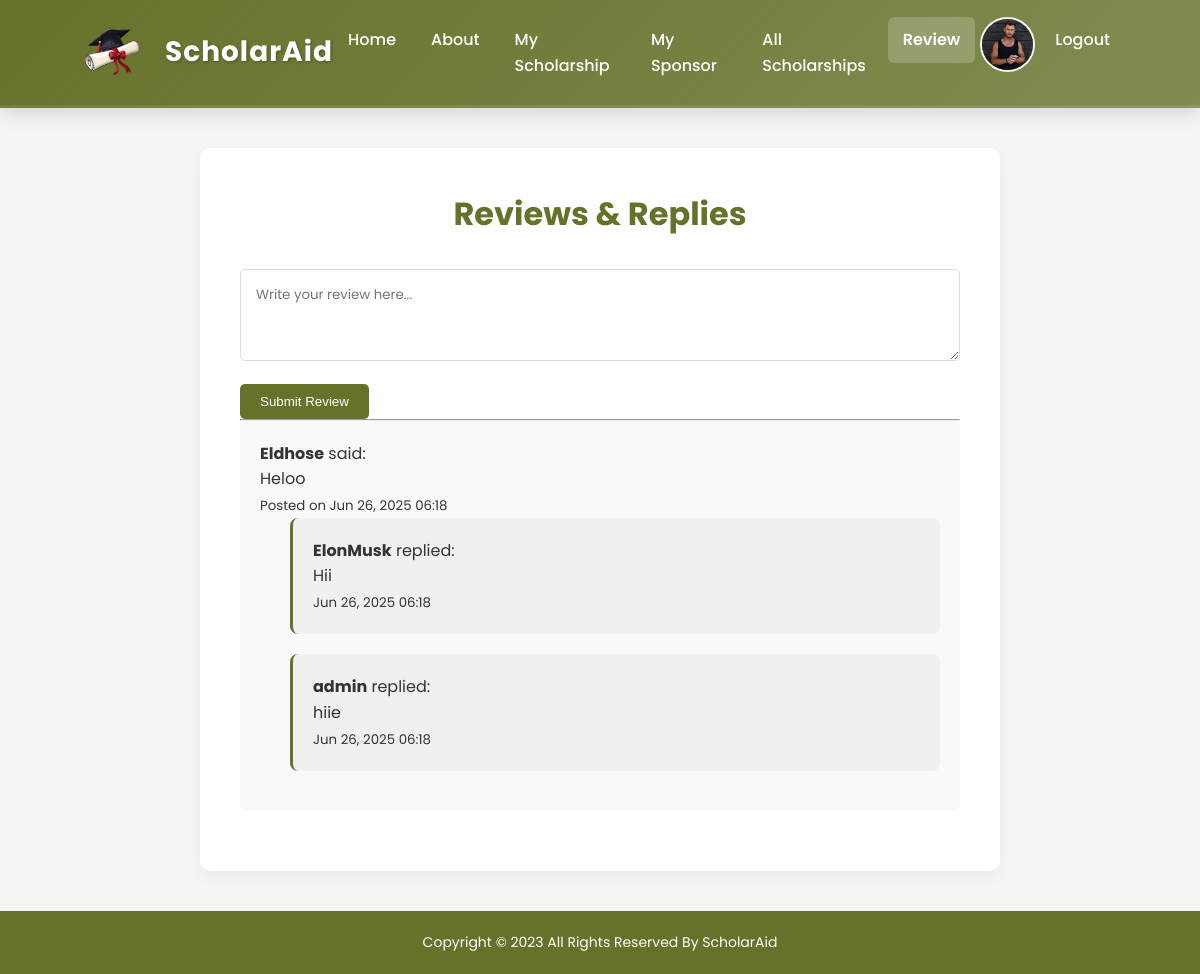
The app's page /reviews/ (signed in) with its own data.
### users/models.py (models this page shows, shortened)
class StudentProfile(AbstractUser):
    role=models.TextField(max_length=20,default="admin")
    phone = models.CharField(max_length=15, blank=True, null=True)
    address = models.TextField(blank=True, null=True)
    place = models.CharField(max_length=100, blank=True, null=True)
    district = models.CharField(max_length=100, blank=True, null=True)
    school = models.CharField(max_length=150, blank=True, null=True)
    student_class = models.CharField(max_length=50, blank=True, null=True)
    FINANCIAL_STATUS_CHOICES = [
        ('low', 'Low Income'),
        ('middle', 'Middle Income'),
        ('high', 'High Income'),
    ]
    financial_status = models.CharField(max_length=10, choices=FINANCIAL_STATUS_CHOICES, blank=True, null=True)
    photo = models.ImageField(upload_to='student_photos/', blank=True, null=True)
    sponsors = models.ManyToManyField(
        settings.AUTH_USER_MODEL,
        related_name='students_sponsored',
        limit_choices_to={'role': 'sponsor'},
        blank=True
    )
    org_address = models.TextField(blank=True, null=True)
    org_name = models.CharField(max_length=255, blank=True, null=True)
    org_license = models.CharField(max_length=100, blank=True, null=True)

class Review(models.Model):
    student = models.ForeignKey(settings.AUTH_USER_MODEL, on_delete=models.CASCADE, related_name='reviews')
    text = models.TextField()
    created_at = models.DateTimeField(auto_now_add=True)

class ReviewReply(models.Model):
    review = models.ForeignKey(Review, on_delete=models.CASCADE, related_name='replies')
    responder = models.ForeignKey(settings.AUTH_USER_MODEL, on_delete=models.CASCADE)
    reply_text = models.TextField()
    created_at = models.DateTimeField(auto_now_add=True)

### users/views.py (the view, shortened to what this page needs)
# urls.py: path('reviews/', views.review_page, name='review_page'),
@login_required
def review_page(request):
    reviews = Review.objects.all().order_by('-created_at')
    return render(request, 'review_page.html', {'reviews': reviews})

### users/templates/review_page.html (shortened to what this page needs)
{% load static %}
<!DOCTYPE html>
<html lang="en">
<head>
    <link rel="stylesheet" href="{% static 'css/home.css' %}">
</head>
<body>
    <header class="header">
        <div class="container">
            <div class="logo">
                <img src="{% static 'images/logo.png' %}" alt="" style="width: 75px; height: 75px;">
                <h1>ScholarAid</h1>
            </div>
            <nav class="navbar">
                <ul>
                    <li><a href="{% url 'home' %}">Home</a></li>
                    <li><a href="{% url 'about' %}">About</a></li>
                    {% if user.is_authenticated %}
                        {% if user.role == "student" %}
                            <li><a href="{% url 'registered_scholarships' %}">My Scholarship</a></li>
                            <li><a href="{% url 'my_sponsors' %}">My Sponsor</a></li>
                            <li><a href="{% url 'allscholar' %}">All Scholarships</a></li>
                            <li><a href="{% url 'review_page' %}" class="active">Review</a></li>
                            <li>
                                <img src="{{ user.photo.url }}" alt="Profile" class="profile-photo"
                                    style="width: 55px; height: 55px; border-radius: 50%; object-fit: cover; border: 2px solid #f4f4f4;">
                            </li>
                        {% elif user.role == "sponsor" %}
                            <li><a href="{% url 'studlist' %}">Students</a></li>
                            <li><a href="{% url 'ourscholar' %}">Our Scholarships</a></li>
                            <li><a href="{% url 'allscholar' %}">All Scholarships</a></li>
                            <li><a href="{% url 'review_page' %}" class="active">View Reviews</a></li>
                        {% elif user.is_superuser %}
                            <li><a href="{% url 'studlist' %}">Students</a></li>
                            <li><a href="{% url 'sponlist' %}">Sponsors</a></li>
                            <li><a href="{% url 'allscholar' %}">All Scholarships</a></li>
                            <li><a href="{% url 'review_page' %}" class="active">All Reviews</a></li>
                        {% endif %}
                        <li><a href="{% url 'logout_view' %}">Logout</a></li>
                    {% else %}
                        <li><a href="{% url 'studreg' %}">Student Register</a></li>
                        <li><a href="{% url 'sponreg' %}">Sponsor Register</a></li>
                        <li><a href="{% url 'login_view' %}">Login</a></li>
                    {% endif %}
                </ul>
            </nav>
        </div>
    </header>
    <main class="reviews-container">
        <h2 class="page-title">Reviews & Replies</h2>
        {% if user.role == "student" %}
        <form method="post">
            <textarea name="review" rows="3" placeholder="Write your review here..." required></textarea>
            <button type="submit" name="review_submit" class="btn btn-primary">Submit Review</button>
        </form>
        <hr>
        {% endif %}
        {% for review in reviews %}
        <div class="review-box">
            <p><strong>{{ review.student.username }}</strong> said:</p>
            <p>{{ review.text }}</p>
            <p><small>Posted on {{ review.created_at|date:"M d, Y H:i" }}</small></p>
            {% for reply in review.replies.all %}
            <div class="reply-box">
                <p><strong>{{ reply.responder.username }}</strong> replied:</p>
                <p>{{ reply.reply_text }}</p>
                <p><small>{{ reply.created_at|date:"M d, Y H:i" }}</small></p>
            </div>
            {% endfor %}
        </div>
        {% endfor %}
    </main>
    <footer class="footer">
        <div class="container">
            <p>Copyright &copy; 2023 All Rights Reserved By ScholarAid</p>
        </div>
    </footer>
</body>
</html>

### users/static/css/home.css (style rules this page uses)
:root { --primary-color: rgb(101, 114, 42); --primary-light: rgba(101, 114, 42, 0.8); --secondary-color: #6c757d; --dark-color: #343a40; --light-color: #f8f9fa; --success-color: #28a745; --danger-color: #dc3545; --warning-color: #ffc107; --info-color: #17a2b8; }
* { margin: 0; padding: 0; box-sizing: border-box; }
body { font-family: 'Poppins', sans-serif; line-height: 1.6; color: #333; background-color: #f5f5f5; }
.container { width: 90%; max-width: 1200px; margin: 0 auto; padding: 0 15px; }
a { text-decoration: none; color: inherit; }
.btn { display: inline-block; padding: 10px 20px; border-radius: 5px; font-weight: 500; text-align: center; transition: all 0.3s ease; border: none; cursor: pointer; }
.btn-primary { background-color: var(--primary-color); color: white; }
.header { background: linear-gradient(135deg, rgba(101,114,42,1) 0%, rgba(101,114,42,0.9) 50%, rgba(101,114,42,0.8) 100%); padding: 15px 0; position: sticky; top: 0; z-index: 100; box-shadow: 0 4px 20px rgba(0, 0, 0, 0.15); border-bottom: 3px solid rgba(255, 255, 255, 0.1); }
.header .container { display: flex; justify-content: space-between; align-items: center; position: relative; }
.logo { display: flex; align-items: center; gap: 15px; position: relative; z-index: 2; }
.logo::before { content: ''; position: absolute; top: -10px; left: -10px; right: -10px; bottom: -10px; background: rgba(255, 255, 255, 0.1); border-radius: 8px; z-index: -1; transform: scaleX(0); transform-origin: left; transition: transform 0.3s ease; }
.logo h1 { color: white; font-size: 28px; font-weight: 700; margin: 0; text-shadow: 1px 1px 3px rgba(0, 0, 0, 0.3); letter-spacing: 1px; position: relative; padding: 5px 0; }
.logo h1::after { content: ''; position: absolute; bottom: 0; left: 0; width: 100%; height: 2px; background: white; transform: scaleX(0); transform-origin: right; transition: transform 0.3s ease; }
.navbar ul { display: flex; list-style: none; gap: 5px; }
.navbar ul li { position: relative; }
.navbar ul li a { font-weight: 500; color: white; transition: all 0.3s ease; padding: 10px 15px; border-radius: 6px; display: block; position: relative; overflow: hidden; }
.navbar ul li a::before { content: ''; position: absolute; top: 0; left: 0; width: 100%; height: 100%; background: rgba(255, 255, 255, 0.1); transform: scaleX(0); transform-origin: right; transition: transform 0.3s ease; z-index: -1; }
.navbar ul li a.active { background: rgba(255, 255, 255, 0.2); font-weight: 600; }
.navbar ul li a.active::after { content: ''; position: absolute; bottom: -8px; left: 50%; transform: translateX(-50%); width: 6px; height: 6px; background: white; border-radius: 50%; }
.header { animation: headerGlow 6s infinite ease-in-out; }
.footer { background-color: var(--primary-color); color: white; padding: 20px 0; text-align: center; }
.footer p { font-size: 14px; }

### users/templates/review_page.html (style rules this page uses)
.reviews-container { background-color: white; padding: 40px; border-radius: 10px; box-shadow: 0 5px 15px rgba(0, 0, 0, 0.05); margin: 40px auto; max-width: 800px; }
.page-title { text-align: center; margin-bottom: 30px; color: var(--primary-color); font-size: 32px; }
textarea { width: 100%; padding: 15px; border-radius: 5px; border: 1px solid #ddd; margin-bottom: 15px; font-family: 'Poppins', sans-serif; resize: vertical; }
.review-box, .reply-box { background-color: var(--light-color); padding: 20px; border-radius: 8px; margin-bottom: 20px; }
.reply-box { margin-left: 30px; background-color: #f0f0f0; border-left: 3px solid var(--primary-color); }

### records on screen
StudentProfile: photo (picture)
Review: student.username "Eldhose", text "Heloo", created_at "Jun 26, 2025 06:18"
ReviewReply: responder.username "ElonMusk", reply_text "Hii", created_at "Jun 26, 2025 06:18"
ReviewReply: responder.username "admin", reply_text "hiie", created_at "Jun 26, 2025 06:18"
